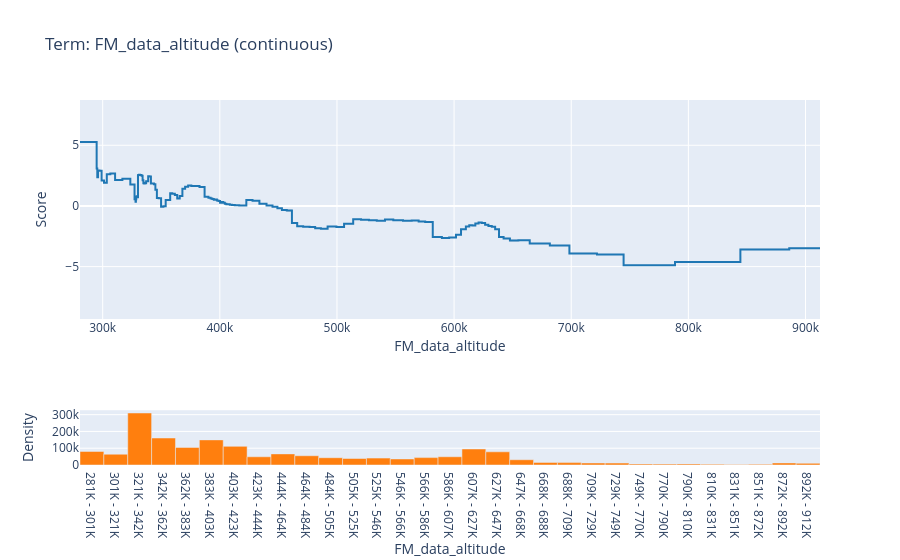

This figure's notebook cell:
### Markdown cell above
#### Local explanation

### Code cell
# Chart 2: The curve (Shape Function) of a specific variable

# variable to be analyzed
name_feat_1 = "FM_data_altitude" 

# finding index of such variable in the list
feature_index = feature_names.index(name_feat_1)

print(f"Loading curve for feature: {name_feat_1} (Positional index: {feature_index})...")

# passes entire index to visualization function
fig_feature = ebm_global_exp_1.visualize(feature_index)
fig_feature.show()
